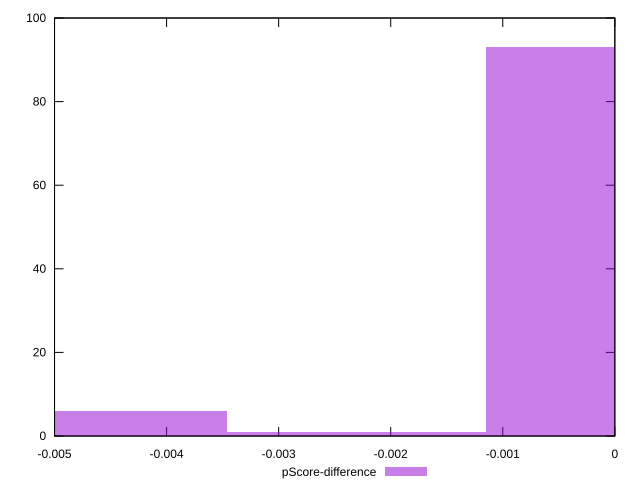

Here is the gnuplot script that generated this plot:
reset

$pScoreDifference <<EOF
0 93
-0.004611399209982908 6
-0.002305699604991454 1
EOF

set key outside below
set boxwidth 0.002305699604991454
set xrange [-0.0050000000000000044:0]
set yrange [0:100]
set trange [0:100]
set style fill transparent solid 0.5 noborder
set terminal svg size 640, 490 enhanced background rgb 'white'
set output "report_00015_2021-02-09T16-11-33.973Z/unminified-css/samples/pages+cached/pScore-difference/histogram.svg"

plot $pScoreDifference title "pScore-difference" with boxes

reset
